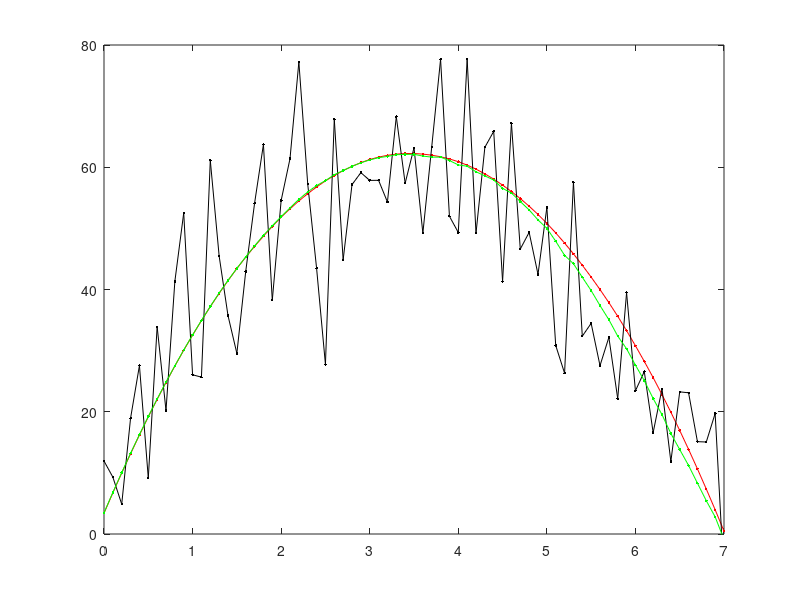

MATLAB code to generate this figure:
duration = 7; 
dt = .1;  
% Matrices
A = [1 dt; 0 1] ; 
B = [dt^2/2; dt]; 
C = [1 0]; 
% Acceleration due to Gravity
g = -9.8;

% Initial State, Predicted State
Velocity = 40;
Angle = pi/3;
Y = [0; Velocity*sin(Angle)];

% Noise Params
Acceleration_Sensor_Noise = 1; 
Measurement_Noise = 10;
Initial_Velocity_Measurement_Noise = .5;

Ez = Measurement_Noise^2;
Ex = Acceleration_Sensor_Noise^2 * [dt^4/4 dt^3/2; dt^3/2 dt^2]; 


Actual_Position = []; 
Actual_Velocity = []; 
Randomly_Generated_Measurement_Values = []; 

% Generate Real Values and Measured Values
figure(1);clf
for t = 0 : dt: duration
    Instantaneous_Acceleration_Noise = Acceleration_Sensor_Noise * [(dt^2/2)*randn; dt*randn];
    Y= A*Y+ B * g + Instantaneous_Acceleration_Noise;
    Instantaneous_Measurement_Noise = Measurement_Noise * randn;
    y = C * Y+ Instantaneous_Measurement_Noise;
    Actual_Position = [Actual_Position; Y(1)];
    Randomly_Generated_Measurement_Values = [Randomly_Generated_Measurement_Values; y];
    Actual_Velocity = [Actual_Velocity; Y(2)];
end

% Start Kalman Filtering
Kalman_Position_Estimate = []; 
Kalman_Velocity_Estimate = []; 
Y = [0; Velocity*sin(Angle)];
Y_Estimate = Y + [0;Initial_Velocity_Measurement_Noise * randn];
% Y_Estimate = Y;
% Error Matrix
Sigma = Ex; 
for t = 1:length(Actual_Position)
%   Temporary New Estimate Calculation Based on Path of Motion
%   X' = AX + Bu
    Y_Estimate = A*Y_Estimate + B*g;
     
    Sigma = A * Sigma * A' + Ex;
%   Kalman Gain proportional to Ez
    K = Sigma*C'*inv(C*Sigma*C'+Ez);
%   Choose between measured value and that determined from Path of Motion
%   Equations
    Y_Estimate = Y_Estimate + K * (Randomly_Generated_Measurement_Values(t) - C * Y_Estimate);
%   New Error Matrix
    Sigma = (eye(2)-K*C)*Sigma;
    
%   Store Values of Estimates
    Kalman_Position_Estimate = [Kalman_Position_Estimate; Y_Estimate(1)];
    Kalman_Velocity_Estimate = [Kalman_Velocity_Estimate; Y_Estimate(2)];
end


TimeAxis = 0 : dt : duration;
plot(TimeAxis,Actual_Position,'-r.',TimeAxis,Randomly_Generated_Measurement_Values,'-k.', TimeAxis,Kalman_Position_Estimate,'-g.');
axis([0 duration 0 80])


